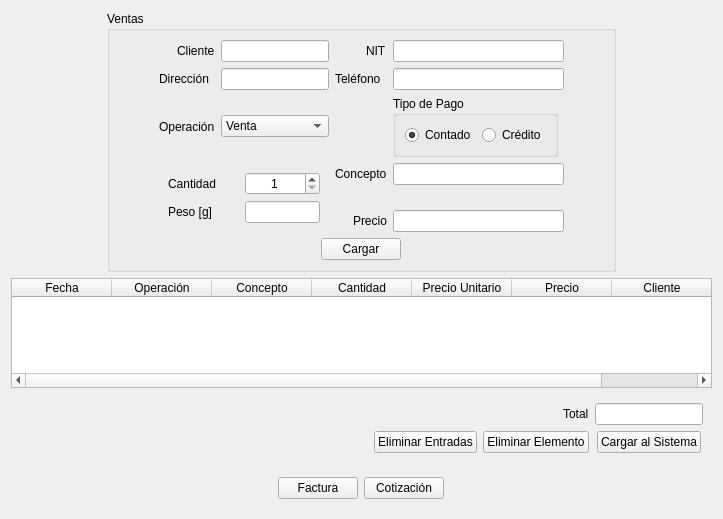
              <widget class="QWidget" name="scrollAreaWidgetContents_4">
               <property name="geometry">
                <rect>
                 <x>0</x>
                 <y>0</y>
                 <width>723</width>
                 <height>519</height>
                </rect>
               </property>
               <layout class="QGridLayout" name="gridLayout_19">
                <item row="0" column="0" alignment="Qt::AlignHCenter">
                 <widget class="QGroupBox" name="groupBox_5">
                  <property name="title">
                   <string>Ventas</string>
                  </property>
                  <layout class="QGridLayout" name="gridLayout_20">
                   <item row="1" column="3">
                    <widget class="QLabel" name="label_23">
                     <property name="text">
                      <string>Teléfono</string>
                     </property>
                    </widget>
                   </item>
                   <item row="1" column="1">
                    <widget class="QLabel" name="label_24">
                     <property name="text">
                      <string>Dirección</string>
                     </property>
                    </widget>
                   </item>
                   <item row="3" column="0">
                    <spacer name="horizontalSpacer_7">
                     <property name="orientation">
                      <enum>Qt::Horizontal</enum>
                     </property>
                     <property name="sizeType">
                      <enum>QSizePolicy::Expanding</enum>
                     </property>
                     <property name="sizeHint" stdset="0">
                      <size>
                       <width>40</width>
                       <height>20</height>
                      </size>
                     </property>
                    </spacer>
                   </item>
                   <item row="6" column="3" alignment="Qt::AlignRight">
                    <widget class="QLabel" name="label_25">
                     <property name="text">
                      <string>Precio</string>
                     </property>
                    </widget>
                   </item>
                   <item row="8" column="1" colspan="5" alignment="Qt::AlignHCenter">
                    <widget class="QPushButton" name="pushButton_13">
                     <property name="maximumSize">
                      <size>
                       <width>16777215</width>
                       <height>16777215</height>
                      </size>
                     </property>
                     <property name="text">
                      <string>Cargar</string>
                     </property>
                    </widget>
                   </item>
                   <item row="3" column="4" colspan="2">
                    <widget class="QLineEdit" name="lineEdit_19">
                     <property name="sizePolicy">
                      <sizepolicy hsizetype="Expanding" vsizetype="Fixed">
                       <horstretch>0</horstretch>
                       <verstretch>0</verstretch>
                      </sizepolicy>
                     </property>
                     <property name="maximumSize">
                      <size>
                       <width>16777215</width>
                       <height>16777215</height>
                      </size>
                     </property>
                     <property name="alignment">
                      <set>Qt::AlignCenter</set>
                     </property>
                    </widget>
                   </item>
                   <item row="3" column="3" alignment="Qt::AlignRight">
                    <widget class="QLabel" name="label_26">
                     <property name="text">
                      <string>Concepto</string>
                     </property>
                    </widget>
                   </item>
                   <item row="6" column="4" colspan="2">
                    <widget class="QLineEdit" name="lineEdit_20">
                     <property name="maximumSize">
                      <size>
                       <width>16777215</width>
                       <height>16777215</height>
                      </size>
                     </property>
                     <property name="alignment">
                      <set>Qt::AlignCenter</set>
                     </property>
                    </widget>
                   </item>
                   <item row="0" column="2">
                    <widget class="QLineEdit" name="lineEdit_21">
                     <property name="maximumSize">
                      <size>
                       <width>16777215</width>
                       <height>16777215</height>
                      </size>
                     </property>
                     <property name="alignment">
                      <set>Qt::AlignCenter</set>
                     </property>
                    </widget>
                   </item>
                   <item row="0" column="3" alignment="Qt::AlignRight">
                    <widget class="QLabel" name="label_27">
                     <property name="text">
                      <string>NIT</string>
                     </property>
                    </widget>
                   </item>
                   <item row="0" column="4" colspan="2">
                    <widget class="QLineEdit" name="lineEdit_22">
                     <property name="alignment">
                      <set>Qt::AlignCenter</set>
                     </property>
                    </widget>
                   </item>
                   <item row="0" column="1" alignment="Qt::AlignRight">
                    <widget class="QLabel" name="label_28">
                     <property name="text">
                      <string>Cliente</string>
                     </property>
                    </widget>
                   </item>
                   <item row="3" column="6">
                    <spacer name="horizontalSpacer_8">
                     <property name="orientation">
                      <enum>Qt::Horizontal</enum>
                     </property>
                     <property name="sizeType">
                      <enum>QSizePolicy::Expanding</enum>
                     </property>
                     <property name="sizeHint" stdset="0">
                      <size>
                       <width>40</width>
                       <height>20</height>
                      </size>
                     </property>
                    </spacer>
                   </item>
                   <item row="1" column="2">
                    <widget class="QLineEdit" name="lineEdit_23">
                     <property name="alignment">
                      <set>Qt::AlignCenter</set>
                     </property>
                    </widget>
                   </item>
                   <item row="1" column="4" colspan="2">
                    <widget class="QLineEdit" name="lineEdit_24">
                     <property name="alignment">
                      <set>Qt::AlignCenter</set>
                     </property>
                    </widget>
                   </item>
                   <item row="2" column="2">
                    <widget class="QComboBox" name="comboBox_2">
                     <property name="sizePolicy">
                      <sizepolicy hsizetype="Expanding" vsizetype="Fixed">
                       <horstretch>0</horstretch>
                       <verstretch>0</verstretch>
                      </sizepolicy>
                     </property>
                     <item>
                      <property name="text">
                       <string>Venta</string>
                      </property>
                     </item>
                     <item>
                      <property name="text">
                       <string>Compra</string>
                      </property>
                     </item>
                     <item>
                      <property name="text">
                       <string>Transporte</string>
                      </property>
                     </item>
                     <item>
                      <property name="text">
                       <string>Pago</string>
                      </property>
                     </item>
                     <item>
                      <property name="text">
                       <string>Prestamo</string>
                      </property>
                     </item>
                     <item>
                      <property name="text">
                       <string>Retiro</string>
                      </property>
                     </item>
                     <item>
                      <property name="text">
                       <string>Gasto</string>
                      </property>
                     </item>
                    </widget>
                   </item>
                   <item row="2" column="1">
                    <widget class="QLabel" name="label_29">
                     <property name="text">
                      <string>Operación</string>
                     </property>
                    </widget>
                   </item>
                   <item row="2" column="4">
                    <widget class="QGroupBox" name="groupBox_6">
                     <property name="title">
                      <string>Tipo de Pago</string>
                     </property>
                     <layout class="QGridLayout" name="gridLayout_21">
                      <item row="0" column="0" alignment="Qt::AlignHCenter">
                       <widget class="QRadioButton" name="radioButton_3">
                        <property name="text">
                         <string>Contado</string>
                        </property>
                        <property name="checked">
                         <bool>true</bool>
                        </property>
                       </widget>
                      </item>
                      <item row="0" column="1">
                       <widget class="QRadioButton" name="radioButton_4">
                        <property name="text">
                         <string>Crédito</string>
                        </property>
                       </widget>
                      </item>
                     </layout>
                    </widget>
                   </item>
                   <item row="3" column="1" rowspan="4" colspan="2">
                    <widget class="QWidget" name="widget_7" native="true">
                     <layout class="QGridLayout" name="gridLayout_22">
                      <item row="1" column="0">
                       <widget class="QLabel" name="label_30">
                        <property name="text">
                         <string>Peso [g]</string>
                        </property>
                       </widget>
                      </item>
                      <item row="1" column="1">
                       <widget class="QLineEdit" name="lineEdit_25">
                        <property name="sizePolicy">
                         <sizepolicy hsizetype="Expanding" vsizetype="Fixed">
                          <horstretch>0</horstretch>
                          <verstretch>0</verstretch>
                         </sizepolicy>
                        </property>
                        <property name="minimumSize">
                         <size>
                          <width>0</width>
                          <height>0</height>
                         </size>
                        </property>
                        <property name="maximumSize">
                         <size>
                          <width>75</width>
                          <height>16777215</height>
                         </size>
                        </property>
                       </widget>
                      </item>
                      <item row="0" column="1">
                       <widget class="QSpinBox" name="spinBox_2">
                        <property name="sizePolicy">
                         <sizepolicy hsizetype="Expanding" vsizetype="Fixed">
                          <horstretch>0</horstretch>
                          <verstretch>0</verstretch>
                         </sizepolicy>
                        </property>
                        <property name="maximumSize">
                         <size>
                          <width>75</width>
                          <height>16777215</height>
                         </size>
                        </property>
                        <property name="alignment">
                         <set>Qt::AlignCenter</set>
                        </property>
                        <property name="minimum">
                         <number>1</number>
                        </property>
                       </widget>
                      </item>
                      <item row="0" column="0">
                       <widget class="QLabel" name="label_31">
                        <property name="text">
                         <string>Cantidad</string>
                        </property>
                       </widget>
                      </item>
                     </layout>
                    </widget>
                   </item>
                  </layout>
                 </widget>
                </item>
                <item row="1" column="0">
                 <widget class="QTableWidget" name="tableWidget_4">
                  <property name="sizePolicy">
                   <sizepolicy hsizetype="Preferred" vsizetype="Expanding">
                    <horstretch>0</horstretch>
                    <verstretch>0</verstretch>
                   </sizepolicy>
                  </property>
                  <property name="alternatingRowColors">
                   <bool>true</bool>
                  </property>
                  <property name="selectionMode">
                   <enum>QAbstractItemView::SingleSelection</enum>
                  </property>
                  <property name="selectionBehavior">
                   <enum>QAbstractItemView::SelectRows</enum>
                  </property>
                  <property name="sortingEnabled">
                   <bool>true</bool>
                  </property>
                  <column>
                   <property name="text">
                    <string>Fecha</string>
                   </property>
                   <property name="textAlignment">
                    <set>AlignCenter</set>
                   </property>
                  </column>
                  <column>
                   <property name="text">
                    <string>Operación</string>
                   </property>
                   <property name="textAlignment">
                    <set>AlignCenter</set>
                   </property>
                  </column>
                  <column>
                   <property name="text">
                    <string>Concepto</string>
                   </property>
                   <property name="textAlignment">
                    <set>AlignCenter</set>
                   </property>
                  </column>
                  <column>
                   <property name="text">
                    <string>Cantidad</string>
                   </property>
                   <property name="textAlignment">
                    <set>AlignCenter</set>
                   </property>
                  </column>
                  <column>
                   <property name="text">
                    <string>Precio Unitario</string>
                   </property>
                   <property name="textAlignment">
                    <set>AlignCenter</set>
                   </property>
                  </column>
                  <column>
                   <property name="text">
                    <string>Precio</string>
                   </property>
                   <property name="textAlignment">
                    <set>AlignCenter</set>
                   </property>
                  </column>
                  <column>
                   <property name="text">
                    <string>Cliente</string>
                   </property>
                   <property name="textAlignment">
                    <set>AlignCenter</set>
                   </property>
                  </column>
                 </widget>
                </item>
                <item row="2" column="0" alignment="Qt::AlignRight|Qt::AlignVCenter">
                 <widget class="QWidget" name="widget_8" native="true">
                  <layout class="QGridLayout" name="gridLayout_23">
                   <item row="0" column="1" alignment="Qt::AlignRight">
                    <widget class="QLabel" name="label_32">
                     <property name="text">
                      <string>Total</string>
                     </property>
                    </widget>
                   </item>
                   <item row="1" column="2" alignment="Qt::AlignHCenter">
                    <widget class="QPushButton" name="pushButton_14">
                     <property name="text">
                      <string>Cargar al Sistema</string>
                     </property>
                    </widget>
                   </item>
                   <item row="1" column="1">
                    <widget class="QPushButton" name="pushButton_15">
                     <property name="sizePolicy">
                      <sizepolicy hsizetype="Minimum" vsizetype="Fixed">
                       <horstretch>0</horstretch>
                       <verstretch>0</verstretch>
                      </sizepolicy>
                     </property>
                     <property name="maximumSize">
                      <size>
                       <width>16777215</width>
                       <height>16777215</height>
                      </size>
                     </property>
                     <property name="text">
                      <string>Eliminar Elemento</string>
                     </property>
                    </widget>
                   </item>
                   <item row="0" column="2">
                    <widget class="QLineEdit" name="lineEdit_26">
                     <property name="alignment">
                      <set>Qt::AlignCenter</set>
                     </property>
                    </widget>
                   </item>
                   <item row="1" column="0">
                    <widget class="QPushButton" name="pushButton_16">
                     <property name="text">
                      <string>Eliminar Entradas</string>
                     </property>
                    </widget>
                   </item>
                  </layout>
                 </widget>
                </item>
                <item row="4" column="0" alignment="Qt::AlignHCenter">
                 <widget class="QWidget" name="widget_9" native="true">
                  <layout class="QFormLayout" name="formLayout_2">
                   <item row="0" column="0">
                    <widget class="QPushButton" name="pushButton_17">
                     <property name="text">
                      <string>Factura</string>
                     </property>
                    </widget>
                   </item>
                   <item row="0" column="1">
                    <widget class="QPushButton" name="pushButton_18">
                     <property name="text">
                      <string>Cotización</string>
                     </property>
                    </widget>
                   </item>
                  </layout>
                 </widget>
                </item>
               </layout>
              </widget>
